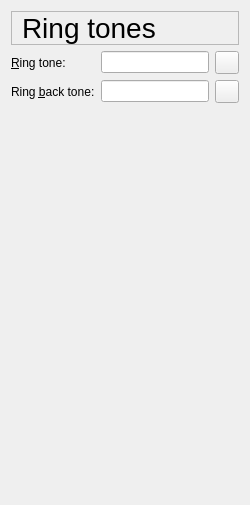
     <widget class="QWidget" name="pageRingTones">
      <layout class="QVBoxLayout">
       <item>
        <widget class="QLabel" name="ringtonesTitleTextLabel">
         <property name="font">
          <font>
           <pointsize>21</pointsize>
          </font>
         </property>
         <property name="frameShape">
          <enum>QFrame::StyledPanel</enum>
         </property>
         <property name="text">
          <string>Ring tones</string>
         </property>
         <property name="wordWrap">
          <bool>false</bool>
         </property>
         <property name="indent">
          <number>10</number>
         </property>
        </widget>
       </item>
       <item>
        <layout class="QGridLayout">
         <item row="1" column="2">
          <widget class="QToolButton" name="openRingbackToolButton">
           <property name="focusPolicy">
            <enum>Qt::TabFocus</enum>
           </property>
           <property name="whatsThis">
            <string>Select ring back tone file.</string>
           </property>
           <property name="text">
            <string/>
           </property>
           <property name="icon">
            <iconset resource="icons.qrc">
             <normaloff>:/icons/images/fileopen.png</normaloff>:/icons/images/fileopen.png</iconset>
           </property>
          </widget>
         </item>
         <item row="0" column="2">
          <widget class="QToolButton" name="openRingtoneToolButton">
           <property name="focusPolicy">
            <enum>Qt::TabFocus</enum>
           </property>
           <property name="whatsThis">
            <string>Select ring tone file.</string>
           </property>
           <property name="text">
            <string/>
           </property>
           <property name="icon">
            <iconset resource="icons.qrc">
             <normaloff>:/icons/images/fileopen.png</normaloff>:/icons/images/fileopen.png</iconset>
           </property>
          </widget>
         </item>
         <item row="1" column="0">
          <widget class="QLabel" name="ringbackTextLabel">
           <property name="text">
            <string>Ring &amp;back tone:</string>
           </property>
           <property name="wordWrap">
            <bool>false</bool>
           </property>
           <property name="buddy">
            <cstring>ringbackLineEdit</cstring>
           </property>
          </widget>
         </item>
         <item row="1" column="1">
          <widget class="QLineEdit" name="ringbackLineEdit">
           <property name="whatsThis">
            <string>&lt;p&gt;
Specify the file name of a .wav file that you want to be played as ring back tone for this user.
&lt;/p&gt;
&lt;p&gt;
This ring back tone overrides the ring back tone settings in the system settings.
&lt;/p&gt;</string>
           </property>
          </widget>
         </item>
         <item row="0" column="1">
          <widget class="QLineEdit" name="ringtoneLineEdit">
           <property name="whatsThis">
            <string>&lt;p&gt;
Specify the file name of a .wav file that you want to be played as ring tone for this user.
&lt;/p&gt;
&lt;p&gt;
This ring tone overrides the ring tone settings in the system settings.
&lt;/p&gt;</string>
           </property>
          </widget>
         </item>
         <item row="0" column="0">
          <widget class="QLabel" name="ringtoneTextLabel">
           <property name="text">
            <string>&amp;Ring tone:</string>
           </property>
           <property name="wordWrap">
            <bool>false</bool>
           </property>
           <property name="buddy">
            <cstring>ringtoneLineEdit</cstring>
           </property>
          </widget>
         </item>
        </layout>
       </item>
       <item>
        <spacer name="spacer30">
         <property name="orientation">
          <enum>Qt::Vertical</enum>
         </property>
         <property name="sizeType">
          <enum>QSizePolicy::Expanding</enum>
         </property>
         <property name="sizeHint" stdset="0">
          <size>
           <width>20</width>
           <height>391</height>
          </size>
         </property>
        </spacer>
       </item>
      </layout>
     </widget>
